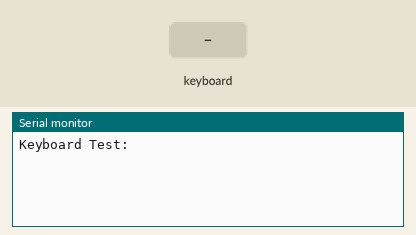
This sketch was run on a simulated Arduino Uno, built with avr-gcc and run on an emulated ATmega328P. Parts: the last lines printed to the serial monitor. The inputs (shaded band) are chosen by the test bench.

Above: at 2.2 s.
2.3 s: PS/2 keyboard text "1" received
At 3.5 s:
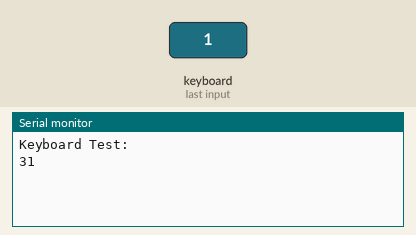
3.8 s: PS/2 keyboard text "0" received
At 4.7 s:
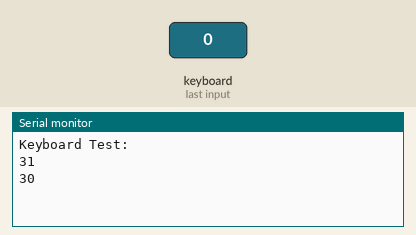

The sketch:

ps_keyb_scodes.ino
```cpp
#include <PS2Keyboard.h>

const int DataPin = 4;
const int IRQpin =  3;

PS2Keyboard keyboard;

void setup() {
  delay(1000);
  keyboard.begin(DataPin, IRQpin);
  Serial.begin(9600);
  Serial.println("Keyboard Test:");
}

void loop() {
  if (keyboard.available()) {

    // read the next key
    uint8_t c = keyboard.read();
    if (c != 255)
    {
      Serial.println(c, HEX);
    }
  }
}
```

Measured:
- after the input at 2.3 s, the serial monitor: prints a new line at once (image 1)
- after the input at 3.8 s, the serial monitor: prints a new line at once (image 2)
